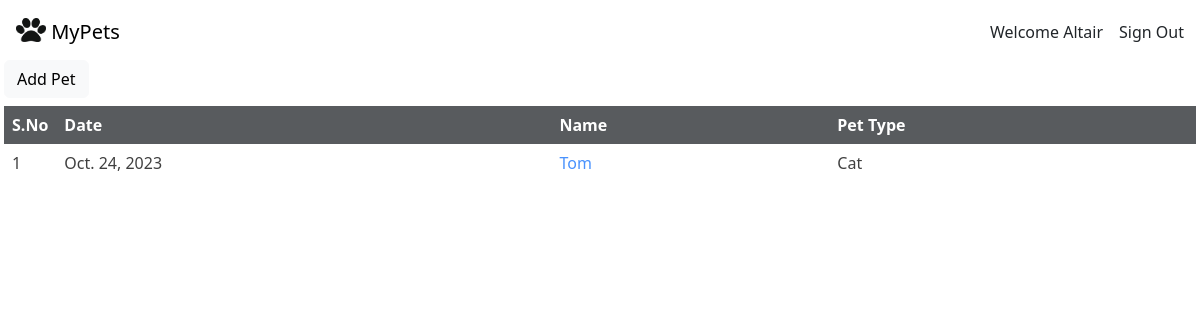
Before: /pets/pet_list_route/9 (signed in) with the older database file.
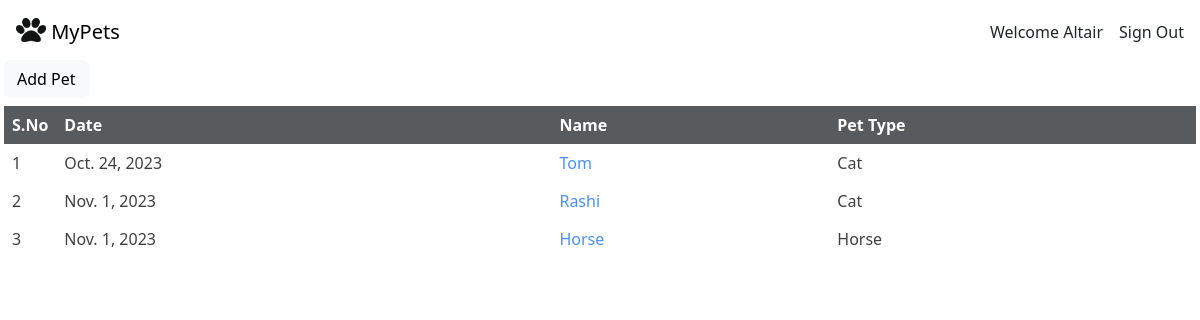
After: the same page with the newer database file.
### pets_app/models.py (models this page shows, shortened)
class PetInformation(Model):
    class PetType(models.TextChoices):
        CAT = "Cat", "Cat"
        DOG = "Dog", "Dog"
        HORSE = "Horse", "Horse"
        RABBIT = "Rabbit", "Rabbit"
        PIGEON = "Pigeon", "Pigeon"
    class PetGender(models.TextChoices):
        Male = "M", "Male"
        Femail = "F", "Female"
        Unknown = "Unknown","Unknown"
    class Breed(models.TextChoices):
        German_Shephard = "German_Shephard", "German_Shephard"
        Labrador = "Labrador", "Labrador"
        Indie = "Indie", "Indie"
        Persian = "Persian", "Persian"
    date = models.DateField(auto_created=True, auto_now_add=True)
    name = models.CharField(max_length=30)
    age = models.PositiveSmallIntegerField()
    pet_type = models.CharField(max_length=10, choices=PetType.choices, default=PetType.CAT)
    weight = models.DecimalField(max_digits=5, decimal_places=2)
    breed = models.CharField(max_length=20, choices=Breed.choices, default=Breed.Indie)
    gender = models.CharField(max_length=7, choices=PetGender.choices, default=PetGender.Male)
    image = models.ImageField(upload_to='images/', blank=True)
    owner = models.ForeignKey(to=OwnerModel, on_delete=models.CASCADE, null=True, blank=True)
    created_by = models.CharField(max_length=30, blank=True, null=True)
    updated_by = models.CharField(max_length=30, blank=True, null=True)

### pets_app/views.py (the view)
class PetListView(SomeLoginRequiredMixin, SomePermissionRequiredMixin, ListView):
    model = PetInformation
    permission_required = 'pets_app.view_petinformation'
    def get(self, request, number, *args, **kwargs):
        pets = PetInformation.objects.all().filter(owner_id=number)
        s_no = []
        for item in range(len(pets)):
            s_no.append(item+1)
        try:
            queryset = pets.filter(owner_id=number)
        except PetInformation.DoesNotExist:
            queryset = pets
        return render(request=request, template_name='pets_app/petinformation_list.html', context={'object_list':queryset, 's_no':s_no, 'number':number})

### pets_app/mixins.py (called while the page is built, shortened)
    def dispatch(self, request, *args, **kwargs):
        if not request.user.is_authenticated:
            return self.handle_no_permission()
        else:
            return super().dispatch(request, *args, **kwargs)

    def get_permission_required(self):
        if isinstance(self.permission_required, str):
            perms = (self.permission_required,)
        else:
            perms = self.permission_required
        return perms

    def has_permission(self):
        perms = self.get_permission_required()
        return self.request.user.has_perms(perms)

    def dispatch(self, request, *args, **kwargs):
        return super().dispatch(request, *args, **kwargs)

### pets_app/templates/pets_app/petinformation_list.html
{% extends 'pets.html' %}
{% block 'content' %}
    {% if perms.pets_app.add_petinformation %}
        <div class="mb-2">
            <a class="text-decoration-none" href="{% url 'pets_app_name:pet_create_name' number %}"><button type="button" class="btn btn-light">Add Pet</button></a>
        </div>
    {% endif %}
    {% if object_list %}
    <div class="d-flex">
        <div class="d-flex">
            <table class="table table-hover table-borderless opacity-75">
                <thead class="table-dark">
                    <th>S.No</th>
                </thead>
                {% if object_list %}
                    {% for num in s_no %}
                    <tr>
                        <td>{{num}}</td>
                    </tr>
                    {% endfor %}
                {% endif %}
            </table>
        </div>
        <div class="d-flex flex-fill">
            <table class="table table-hover table-borderless opacity-75">
                <thead class="table-dark">
                    <th>Date</th><th>Name</th><th>Pet Type</th>
                </thead>
                {% for pet in object_list %}
                <tr>
                    <td>{{pet.date}}</td>
                    <td><a class="text-decoration-none" href="{% url 'pets_app_name:pet_detail_name' pet.id %}">{{pet.name | capfirst}}</a></td>
                    <td>{{pet.pet_type}}</td>
                </tr>
                {% endfor %}
            </table>
        </div>
    </div>
    {% endif %}
{% endblock %}

### templates/pets.html (shortened to what this page needs)
{% load static %}
<html lang="en">
<head>
    <link href="https://cdn.jsdelivr.net/npm/bootstrap@5.3.1/dist/css/bootstrap.min.css" rel="stylesheet">
    <link rel="stylesheet" href="{% static 'css/main.css' %}">
    <nav class="navbar">
        <div class="container-fluid">
          <a class="navbar-brand" href="{% url 'pets_app_name:pets_name' %}">
            <img src="{% static 'images/paw.jpg' %}" alt="paws.img" width="30" height="24" class="d-inline-flex align-text-top">
            MyPets
          </a>
          <div class="d-flex column-gap-3">
            {% if request.user.is_authenticated %}
              <div>
                Welcome {{request.user | capfirst }}
              </div>
              <a class="nav-link " href="{% url 'pets_app_name:user_login_name' %}">Sign Out</a>
            {% else  %}
              <a class="nav-link" href="{% url 'pets_app_name:user_login_name' %}">Sign In</a>
              <a class="nav-link" href="{% url 'pets_app_name:user_create_name' %}">Sign Up</a>
            {% endif%}
          </div>
        </div>
    </nav>
</head>
<body class="m-1">
    {% block 'content' %}
    {% endblock %}
</body>
</html>

### static/css/pallet.css (style rules this page uses)
:root { --pet_red: #dc3545; --pet_red_light: #e44051; --pet_green: #198754; --pet_teal: #20c997; --pet_grey: #adb5bd; }

Changed rows visible on the page:
added PetInformation: date "Nov. 1, 2023", name "Rashi", pet_type "Cat"
added PetInformation: date "Nov. 1, 2023", name "Horse", pet_type "Horse"
Other visible differences:
new list line: "2"
new list line: "3"
